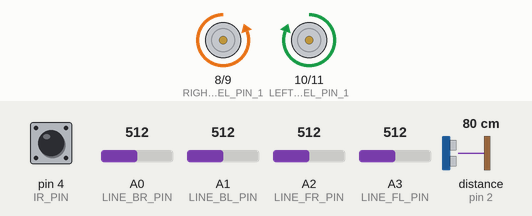
This sketch was run on a simulated Arduino Uno, built with avr-gcc and run on an emulated ATmega328P. Shown: motor-driver pin pairs drawn as motors (green arrow = first pin HIGH = forward, orange = second pin HIGH = backward, longer = more drive). Wiring (inferred from the names in the program): ultrasonic range finder: trigger pin 3; echo pin 2. Inputs (shaded band) come from the test bench; at power-on: distance to the obstacle (sensor on pin 2) 80 cm, A0 (LINE_BR_PIN) = 512, A1 (LINE_BL_PIN) = 512, pin 4 (IR_PIN) HIGH, A2 (LINE_FR_PIN) = 512, A3 (LINE_FL_PIN) = 512. The echo pulse lasts 58.3 µs per cm.

Above: at 1.2 s.
1.3 s: distance to the obstacle (sensor on pin 2) set to 86 cm
At 3.15 s:
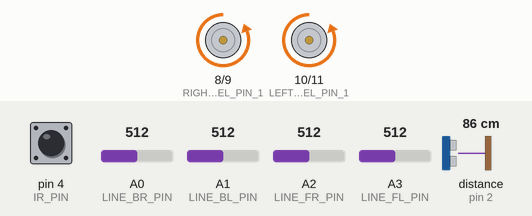
4.3 s: distance to the obstacle (sensor on pin 2) set to 2 cm
At 5.0 s:
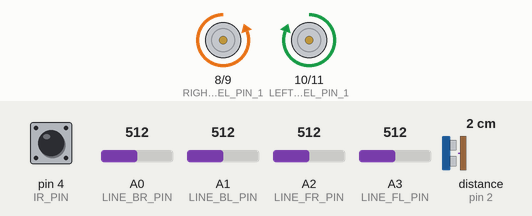
5.8 s: A0 (LINE_BR_PIN) set to 280
7.7 s: A0 (LINE_BR_PIN) set to 245
At 10.6 s:
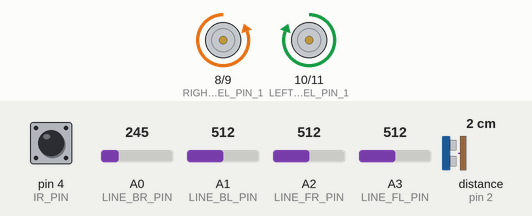
10.7 s: A0 (LINE_BR_PIN) set to 306
At 11.6 s:
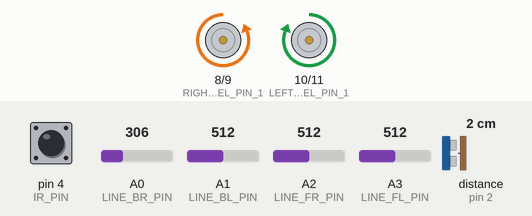
12.2 s: A1 (LINE_BL_PIN) set to 272
13.7 s: A1 (LINE_BL_PIN) set to 250
At 14.2 s:
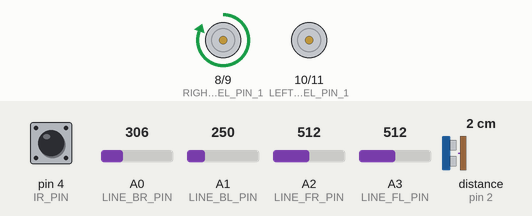
Timing chart, 0 to 17.7 s (numbered marks = the images above; inputs shaded):
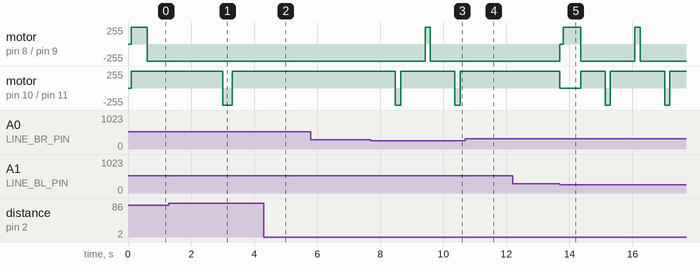

The sketch:

presilha-robot.ino
```cpp
#include <MsTimer2.h>
#include "robo_sensors.h"
#include "robo_mov.h"

/*******************************************************************************
 *
 * DEFINES
 *
 ******************************************************************************/

// DEFINES TO DEBUG PRINTS
#define DEBUG_SETUP_PRINT 0
#define DEBUG_SENSOR_IR   0
#define DEBUG_SENSOR_US   0
#define DEBUG_SENSOR_LN   0
#define DEBUG_STATUS      0
#define DEBUG_FOUND_LN    0

// DEFINE DISPATCH EVENTS
#define DISPATCH_FRONT_RIGHT  1
#define DISPATCH_FRONT_LEFT   2
#define DISPATCH_BACK_RIGHT   3
#define DISPATCH_BACK_LEFT    4

#define DELAY_FAILURE 0
#define DELAY_SUCCESS 1

// DEFINE STATE MACHINE
#define LINHA_BRANCA_FRENTE_ENCONTRADA_LAST_LEFT  0
#define LINHA_BRANCA_FRENTE_ENCONTRADA_LAST_RIGHT 1
#define ALVO_ENCONTRADO_IR                        2
#define PROCURANDO_ALVO                           3
#define RECUANDO                                  4
#define AVANCANDO                                 5
#define ALVO_ENCONTRADO_US                        6
#define LINHA_BRANCA_ATRAS_ENCONTRADA_LAST_LEFT   7
#define LINHA_BRANCA_ATRAS_ENCONTRADA_LAST_RIGHT  8

/*******************************************************************************
 *
 * PROTOTYPES
 *
 ******************************************************************************/

// Esse delay pode parar a qualquer instante caso a variavel de controle nao
// bata com o estado correto da maquina de estados. Ex: o Arduino tava no estado
// procurando,mas achou linha branca, entao tem que mudar o estado 'procurando'
// pra 'recuando'
char StateBasedDelay(int delay, volatile char *state_variable, char correct_state);

char Think(volatile sensors_t *valores);
void Move(volatile char *estado);

// Funcao a ser executada quando o timer estourar
void Timer1Callback(void);

/*******************************************************************************
 *
 * VARIABLES
 *
 ******************************************************************************/

volatile sensors_t sensores;
volatile char estado_robo;

short int buffer_dispatch_event;
int black_floor, white_line;

/*******************************************************************************
 *
 * VOID SETUP
 *
 ******************************************************************************/

void setup(){
  #if DEBUG_SETUP_PRINT
  Serial.begin(2400);
  Serial.println("BIRL!");
  #endif

  // Periodo para o timer, em us (10 ms)
  MsTimer2::set(10, Timer1Callback); // 500ms period
  MsTimer2::start();

  // Inicializa os pinos das rodas e dos sensores, e calibra os sensores de
  // acordo com o que foi lido no piso, para evitar erros
  StartMovement();
  StartSensors();
  CalibrateLineSensor(&black_floor, &white_line);

  // Tempo de espera obrigatório
  // delay(3500);
}

/*******************************************************************************
 *
 * VOID LOOP
 *
 ******************************************************************************/

void loop(){
  Move(&estado_robo);
}

/*******************************************************************************
 *
 * FUNCTIONS
 *
 ******************************************************************************/

// Funcao que e executada dentro do timer periodicamente
void Timer1Callback(void){
  CheckAllSensors(&sensores);
  estado_robo = Think(&sensores, &estado_robo);
}

// Delay capaz de parar a si mesmo. Utilizar a seguinte sintaxe

char StateBasedDelay(int delay_in, volatile char *state_variable, char correct_state){
  int i;
  for(i = 0; i < delay_in; i++){
    if(*state_variable != correct_state){
      return DELAY_FAILURE;
    }
    delay(1);
  }
  return DELAY_SUCCESS;
}

// Funcao responsavel pela logica da maquina de estados do robo

char Think(volatile sensors_t *valores, volatile char *status){
  // A prioridade maior deve ser para a linha branca do ringue, e depois para o resto

  #if DEBUG_SENSOR_LN
  Serial.print("Front Right: ");
  Serial.println(valores->line_fr);
  Serial.print("Front Left: ");
  Serial.println(valores->line_fl);
  Serial.print("Back Right: ");
  Serial.println(valores->line_br);
  Serial.print("Back Left: ");
  Serial.println(valores->line_bl);
  #endif

  #if DEBUG_SENSOR_US
  Serial.print("Ultrassonic Sensor: ");
  Serial.println(valores->us);
  #endif

  #if DEBUG_SENSOR_IR
  Serial.print("Infrared Sensor: ");
  Serial.println((int) valores->ir);
  #endif

  if (*status == RECUANDO) {
    #if DEBUG_STATUS
    Serial.println("recuando\n");
    #endif

    return RECUANDO;
  } else if (*status == AVANCANDO) {
    #if DEBUG_STATUS
    Serial.println("avancando\n");
    #endif

    return AVANCANDO;

  } else if (valores->line_fl <= white_line) {
    #if DEBUG_FOUND_LN
    Serial.println("found linha frente left");
    #endif

    if (buffer_dispatch_event == DISPATCH_FRONT_RIGHT) {
      #if DEBUG_FOUND_LN
      Serial.println("DISPATCH SECOND FRONT LEFT");
      #endif
      buffer_dispatch_event = 0;

      return LINHA_BRANCA_FRENTE_ENCONTRADA_LAST_LEFT;
    } else {
      #if DEBUG_FOUND_LN
      Serial.println("DISPATCH FIRST FRONT LEFT");
      #endif
      buffer_dispatch_event = DISPATCH_FRONT_LEFT;
      return PROCURANDO_ALVO;
    }

  } else if (valores->line_fr <= white_line) {
    // Verifica se encontrou a linha branca na frente do robo);
    #if DEBUG_FOUND_LN
    Serial.println("found linha frente right");
    #endif

    if (buffer_dispatch_event == DISPATCH_FRONT_LEFT) {
      #if DEBUG_FOUND_LN
      Serial.println("DISPATCH SECOND FRONT RIGHT");
      #endif
      buffer_dispatch_event = 0;

      return LINHA_BRANCA_FRENTE_ENCONTRADA_LAST_RIGHT;
    } else {
      #if DEBUG_FOUND_LN
      Serial.println("DISPATCH FIRST FRONT RIGHT");
      #endif
      buffer_dispatch_event = DISPATCH_FRONT_RIGHT;
      return PROCURANDO_ALVO;
    }

    // Verifica se encontrou a linha branca atras do robo
  } else if (valores->line_br <= white_line) {
    #if DEBUG_FOUND_LN
    Serial.println("found linha atras right");
    #endif

    if (buffer_dispatch_event == DISPATCH_BACK_LEFT) {
      #if DEBUG_FOUND_LN
      Serial.println("DISPATCH SECOND BACK RIGHT");
      #endif
      buffer_dispatch_event = 0;

      return LINHA_BRANCA_ATRAS_ENCONTRADA_LAST_RIGHT;
    } else {
      #if DEBUG_FOUND_LN
      Serial.println("DISPATCH FIRST BACK RIGHT");
      #endif
      buffer_dispatch_event = DISPATCH_BACK_RIGHT;
      return PROCURANDO_ALVO;
    }

  } else if (valores->line_bl <= white_line) {
    #if DEBUG_FOUND_LN
    Serial.println("found linha atras left");
    #endif

    if (buffer_dispatch_event == DISPATCH_BACK_RIGHT) {
      #if DEBUG_FOUND_LN
      Serial.println("DISPATCH SECOND BACK RIGHT");
      #endif
      buffer_dispatch_event = 0;

      return LINHA_BRANCA_ATRAS_ENCONTRADA_LAST_LEFT;
    } else {
      #if DEBUG_FOUND_LN
      Serial.println("DISPATCH FIRST BACK LEFT");
      #endif
      buffer_dispatch_event = DISPATCH_BACK_LEFT;
      return PROCURANDO_ALVO;
    }

    // Verifica se o sensor retornou um valor alto, ou seja,
  } else if(valores->ir == IR_FOUND_OBJECT) {
    #if DEBUG_STATUS
    Serial.print("found with ir\n");
    #endif

    return ALVO_ENCONTRADO_IR;
  } else if((valores->us <= US_MAX_RANGE) && valores->us >= US_MIN_RANGE) {
    #if DEBUG_STATUS
      Serial.println("found with us\n");
    #endif

    return ALVO_ENCONTRADO_US;
    // Se tudo falhar, deve voltar a procurar o alvo
  } else {
    #if DEBUG_STATUS
    Serial.print("searching\n");
    #endif

    return PROCURANDO_ALVO;
  }
}

void Move(volatile char *estado){
  switch(*estado){
    case LINHA_BRANCA_FRENTE_ENCONTRADA_LAST_LEFT:
      *estado = RECUANDO;
      DisableMovement();
      MoveRight();
      if(StateBasedDelay(250, estado, RECUANDO) == DELAY_FAILURE){
        break;
      }
      MoveFoward();
      if(StateBasedDelay(500, estado, RECUANDO) == DELAY_FAILURE){
        break;
      }
      *estado = PROCURANDO_ALVO;

      break;

    case LINHA_BRANCA_FRENTE_ENCONTRADA_LAST_RIGHT:
      *estado = RECUANDO;
      DisableMovement();
      MoveLeft();
      if(StateBasedDelay(250, estado, RECUANDO) == DELAY_FAILURE){
        break;
      }
      DisableMovement();
      MoveFoward();
      if(StateBasedDelay(500, estado, RECUANDO) == DELAY_FAILURE){
        break;
      }
      *estado = PROCURANDO_ALVO;

      break;

    case LINHA_BRANCA_ATRAS_ENCONTRADA_LAST_LEFT:
      DisableMovement();
      MoveBackLeft();
      *estado = AVANCANDO;
      if(StateBasedDelay(500, estado, AVANCANDO) == DELAY_FAILURE){
        break;
      }
      *estado = PROCURANDO_ALVO;

      break;

    case LINHA_BRANCA_ATRAS_ENCONTRADA_LAST_RIGHT:
      DisableMovement();
      MoveBackRight();
      *estado = AVANCANDO;
      if(StateBasedDelay(500, estado, AVANCANDO) == DELAY_FAILURE){
        break;
      }
      *estado = PROCURANDO_ALVO;

      break;

    // Ao encontrar o alvo, o robo deve se mover indefinidamente para frente,
    // ate que o estado atual mude
    case ALVO_ENCONTRADO_IR:
      MoveFoward();
      while(StateBasedDelay(1000, estado, ALVO_ENCONTRADO_IR) != DELAY_FAILURE);

      // ALVO_ENCONTRADO
      break;

    case ALVO_ENCONTRADO_US:
      MoveFoward();
      while(StateBasedDelay(1000, estado, ALVO_ENCONTRADO_US) != DELAY_FAILURE);

      break;

    // Para procurar o alvo, o robo fara um movimento de zigue-zague no ringue
    case PROCURANDO_ALVO:
      // Move pra frente
      MoveFoward();
      if(StateBasedDelay(700, estado, PROCURANDO_ALVO) == DELAY_FAILURE){
        break;
      }

      // Se nao achar nada, procura pra direita
      MoveLeft();
      if(StateBasedDelay(150, estado, PROCURANDO_ALVO) == DELAY_FAILURE){
        break;
      }

      // Move pra frente
      MoveFoward();
      if(StateBasedDelay(700, estado, PROCURANDO_ALVO) == DELAY_FAILURE){
        break;
      }

      // Se nao achar nada, procura pra esquerda
      MoveRight();
      if(StateBasedDelay(150, estado, PROCURANDO_ALVO) == DELAY_FAILURE){
        break;
      }

      break;

    default:
      *estado = PROCURANDO_ALVO;
      break;
  }
}
```

robo_mov.h
```cpp
#ifndef _ROBO_MOV_H_
#define _ROBO_MOV_H_

/*
 * Notas:
 *   -As funcoes permitem ativar e desativar o giro do motor, e controlar o sentido
 * para onde as rodas giram, mas nao a duracao que elas permanecem girando
 *
 */

#include <Arduino.h>

/*******************************************************************************
 *
 * DEFINES
 *
******************************************************************************/

// Definicoes sobre os pinos que ativam as rodas
#define LEFT_WHEEL_PIN_1 10
#define LEFT_WHEEL_PIN_2 11
#define RIGHT_WHEEL_PIN_1 8
#define RIGHT_WHEEL_PIN_2 9

/*******************************************************************************
 *
 * FUNCTIONS
 *
 ******************************************************************************/

// Estas funcoes controlam o sentido de giro das rodas, mas nao controlam a
// duracao do giro
void StartMovement(void);
void DisableMovement(void);
void MoveFoward(void);
void MoveBackRight(void);
void MoveBackLeft(void);
void MoveRight(void);
void MoveLeft(void);

#endif
```

robo_sensors.h
```cpp
#ifndef _ROBO_SENSORS_H_
#define _ROBO_SENSORS_H_

// Nota:
// - O sensor de infravermelho tem valor 0 (LOW) quando detecta um obstaculo
// - Criar variavel para armazenar leitura de preto, e poder calibrar a leitura
// do sensor

#include <Arduino.h>
#include "./robo_sensors_typedefs.h"

/*******************************************************************************
 *
 * DEFINES
 *
******************************************************************************/

#define IR_FOUND_OBJECT LOW
#define IR_NOTHING_FOUND HIGH
#define US_MAX_RANGE 80
#define US_MIN_RANGE 1

#define LINE_FR_PIN A2
#define LINE_FL_PIN A3
#define LINE_BR_PIN A0
#define LINE_BL_PIN A1
#define IR_PIN 4
#define US_TRIGGER_PIN 3
#define US_ECHO_PIN 2

/*******************************************************************************
 *
 * FUNCTIONS
 *
 ******************************************************************************/

void StartSensors(void);

void CheckAllSensors(volatile sensors_t* get_value);

void CalibrateLineSensor(int* black, int* white);

int ReadUltrasonicSensor(char trigg, char echo);

#endif
```

robo_sensors_typedefs.h
```cpp
#ifndef _ROBO_SENSORS_TYPEDEFS_H_
#define _ROBO_SENSORS_TYPEDEFS_H_

#include <Arduino.h>

/*******************************************************************************
 *
 * TYPEDEFS
 *
******************************************************************************/

/* sensors_t: tipo de struct para armazenar valores dos sensores
 *
 * line_fr: sensor de linha da frente (front) da direita (right)
 * line_fr: sensor de linha da frente (front) da esquerda (left)
 * line_fr: sensor de linha de tras (back) da direita (right)
 * line_fr: sensor de linha de tras (back) da esquerda (left)
 * ir: sensor de infravermelho (infrared)
 *
 * TODO: adicionar depois acelerometro e giroscopio
 */
typedef struct{
  int line_fr;
  int line_fl;
  int line_br;
  int line_bl;
  char ir;
  int us;
}sensors_t;

#endif
```

Measured:
- the behaviour switches between 80 and 81 cm on distance to the obstacle (sensor on pin 2) (found by bisection; images 0 and 1)
- the behaviour switches between 263 and 262 on A0 (LINE_BR_PIN) (found by bisection; images 2 and 3)
- the behaviour switches between 263 and 262 on A1 (LINE_BL_PIN) (found by bisection; images 4 and 5)
- after the input at 1.3 s, motor on pin 10 (LEFT_WHEEL_PIN_1) / pin 11 (LEFT_WHEEL_PIN_2): forward 255/255 → backward 255/255 after 1.7 s, → forward 255/255 0.30 s later
- after the input at 4.3 s, motor on pin 8 (RIGHT_WHEEL_PIN_1) / pin 9 (RIGHT_WHEEL_PIN_2): stays backward 255/255 (without the input it goes to forward 255/255 after 0.41 s)
- after the input at 5.8 s, every drawn part: stays the same
- after the input at 7.7 s, motor on pin 8 (RIGHT_WHEEL_PIN_1) / pin 9 (RIGHT_WHEEL_PIN_2): backward 255/255 → forward 255/255 after 1.7 s, → backward 255/255 0.17 s later; motor on pin 10 (LEFT_WHEEL_PIN_1) / pin 11 (LEFT_WHEEL_PIN_2): alternates forward 255/255 for 1.7 s and backward 255/255 for 0.17 s, starting after 0.78 s
- after the input at 10.7 s, motor on pin 8 (RIGHT_WHEEL_PIN_1) / pin 9 (RIGHT_WHEEL_PIN_2): stays backward 255/255 (without the input it goes to forward 255/255 after 0.61 s)
- after the input at 12.2 s, every drawn part: stays the same
